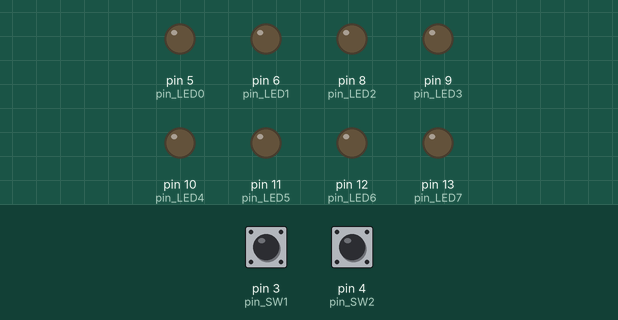
Recording of a sketch running on a simulated Arduino Uno, built with avr-gcc and run on an emulated ATmega328P. On the bench: output pins drawn as LEDs (lit = HIGH). Inputs (shaded band) come from the test bench; at power-on: pin 3 (pin_SW1) LOW, pin 4 (pin_SW2) LOW.

Above: at 2.8 s.
2.9 s: pin 3 (pin_SW1) pulled HIGH for 1.2 s
At 3.9 s:
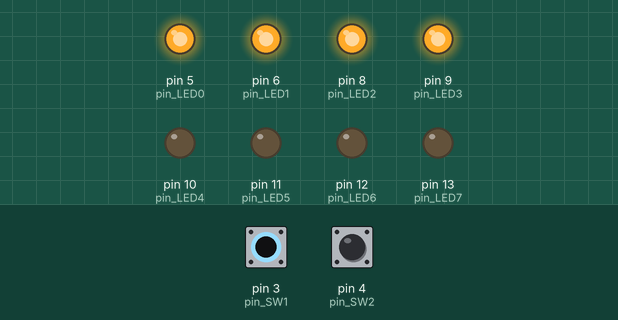
6.5 s: pin 4 (pin_SW2) pulled HIGH for 1.2 s
At 7.8 s:
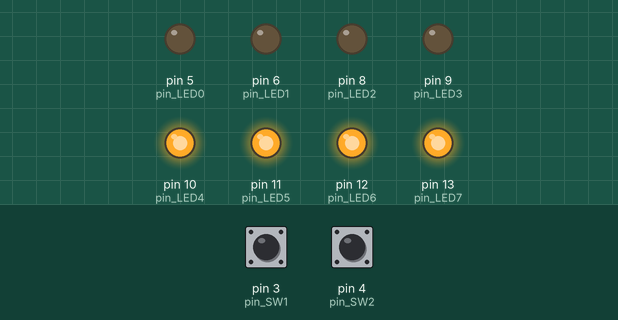
9.5 s: pin 4 (pin_SW2) pulled HIGH for 3.2 s
At 13.9 s:
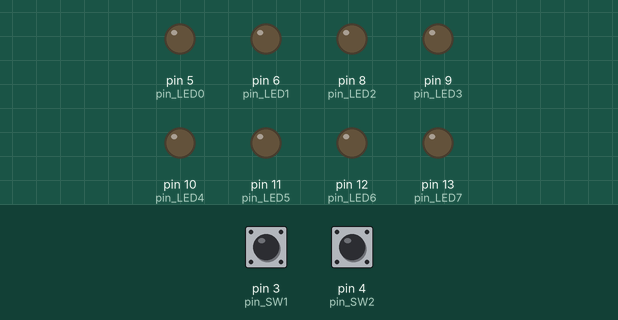
14.5 s: pin 3 (pin_SW1) pulled HIGH for 3.2 s
At 15.5 s:
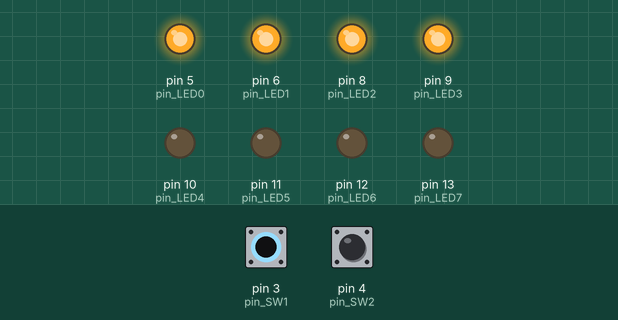
19.5 s: pin 3 (pin_SW1) driven HIGH and pin 4 (pin_SW2) driven HIGH
At 20.5 s:
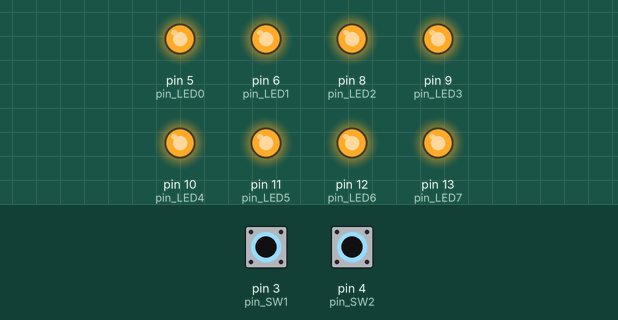
Timing chart, 0 to 22.5 s (numbered marks = the images above; inputs shaded):
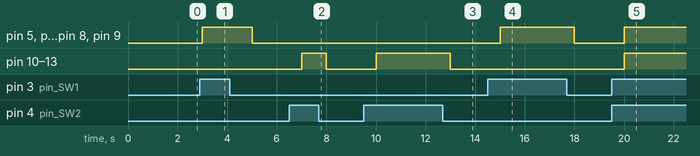

Measured:
- after the input at 2.9 s, pin 5 (pin_LED0), pin 6 (pin_LED1), pin 8 (pin_LED2), pin 9 (pin_LED3): LOW → HIGH after 0.10 s, → LOW 2.0 s later
- after the input at 6.5 s, pin 10 (pin_LED4), pin 11 (pin_LED5), pin 12 (pin_LED6), pin 13 (pin_LED7): LOW → HIGH after 0.50 s, → LOW 1.0 s later
- after the input at 9.5 s, pin 10 (pin_LED4), pin 11 (pin_LED5), pin 12 (pin_LED6), pin 13 (pin_LED7): LOW → HIGH after 0.50 s, → LOW 3.0 s later
- after the input at 14.5 s, pin 5 (pin_LED0), pin 6 (pin_LED1), pin 8 (pin_LED2), pin 9 (pin_LED3): LOW → HIGH after 0.50 s, → LOW 3.0 s later
- after the input at 19.5 s, pin 5 (pin_LED0), pin 6 (pin_LED1), pin 8 (pin_LED2), pin 9 (pin_LED3), pin 10 (pin_LED4), pin 11 (pin_LED5), pin 12 (pin_LED6), pin 13 (pin_LED7): LOW → HIGH after 0.50 s

The sketch:

Mission-4week-1.ino
```cpp
int pin_SW1 = 3;
int pin_SW2 =4;
int pin_LED0 = 5;
int pin_LED1 = 6;
int pin_LED2 = 8;
int pin_LED3 = 9;
int pin_LED4 = 10;
int pin_LED5 = 11;
int pin_LED6 = 12;
int pin_LED7 = 13;

void setup() {
  // put your setup code here, to run once:
pinMode(pin_SW1,INPUT);
pinMode(pin_SW2,INPUT);
pinMode(pin_LED0,OUTPUT);
pinMode(pin_LED1,OUTPUT);
pinMode(pin_LED2,OUTPUT);
pinMode(pin_LED3,OUTPUT);
pinMode(pin_LED4,OUTPUT);
pinMode(pin_LED5,OUTPUT);
pinMode(pin_LED6,OUTPUT);
pinMode(pin_LED7,OUTPUT);
}

void loop() {
  // put your main code here, to run repeatedly:
  uint8_t SW1_data, SW2_data;
  SW1_data = digitalRead(pin_SW1);
  SW2_data = digitalRead(pin_SW2);
  digitalWrite(pin_LED0,SW1_data);
  digitalWrite(pin_LED1,SW1_data);
  digitalWrite(pin_LED2,SW1_data);
  digitalWrite(pin_LED3,SW1_data);
  digitalWrite(pin_LED4,SW2_data);
  digitalWrite(pin_LED5,SW2_data);
  digitalWrite(pin_LED6,SW2_data);
  digitalWrite(pin_LED7,SW2_data);
  delay(1000);

}
```
